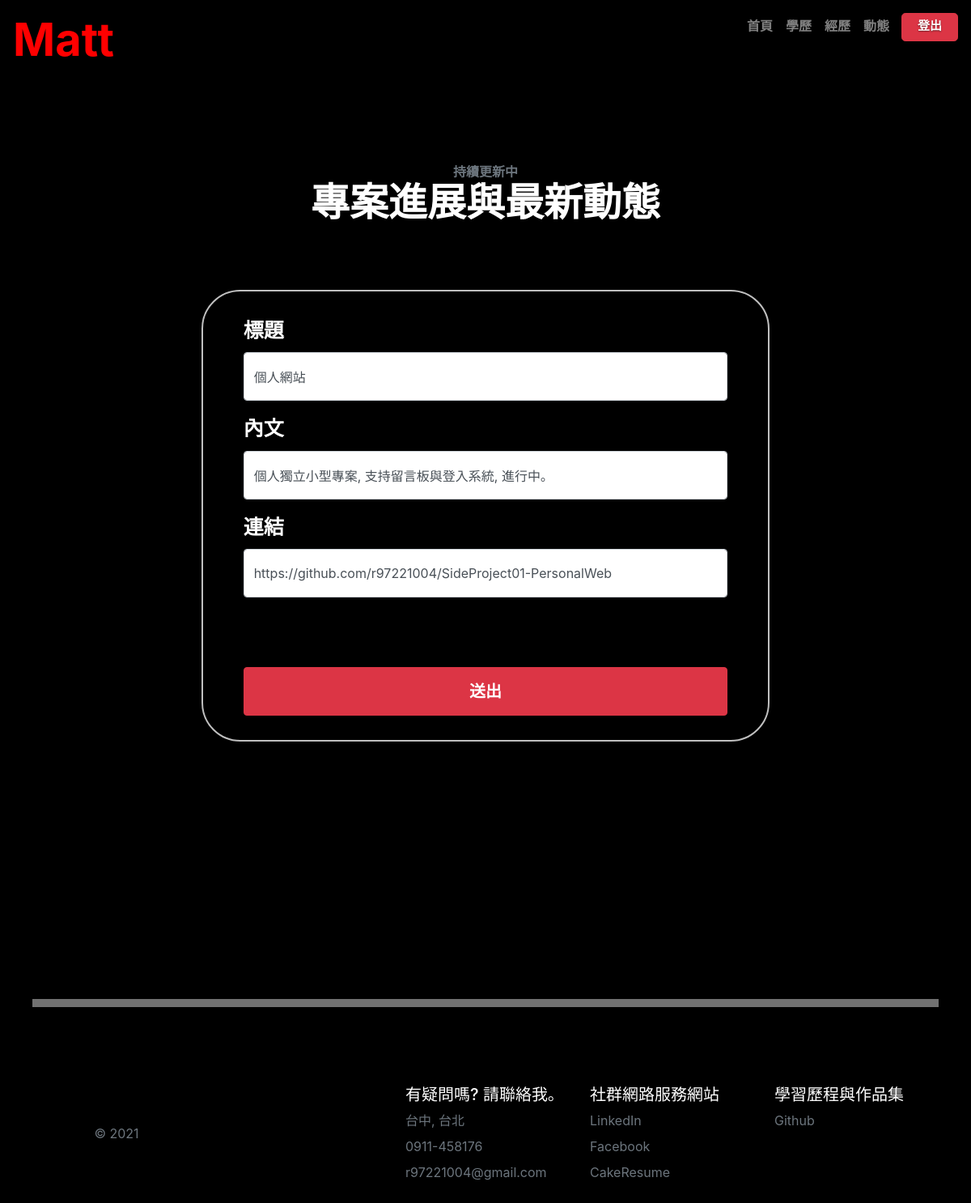
The page /story/edit/1 (signed in) on the database its author committed.
### PersonalWeb/models.py (models this page shows)
class Story(db.Model):
    id = db.Column(db.Integer, primary_key = True)
    title = db.Column(db.String(20))
    body = db.Column(db.String(200))
    site = db.Column(db.String(255), default = '/story')

### PersonalWeb/views.py (the view, shortened to what this page needs)
@app.route('/story/edit/<int:story_id>', methods = ['GET', 'POST'])
@login_required
def edit_story(story_id):
    form = PostForm()
    story = Story.query.get_or_404(story_id)
    form.title.data = story.title
    form.body.data = story.body
    form.site.data = story.site
    return render_template('edit_story.html', form = form)

### PersonalWeb/forms.py
class PostForm(FlaskForm):
    title = StringField(label = '標題', validators = [DataRequired(), Length(1, 20),], render_kw = {'placeholder': '個人社群網站'})
    body = StringField(label = '內文', validators = [DataRequired(), Length(1, 200)], render_kw = {'placeholder': '個人獨立小型專案, 支持多項功能, 進行中｡'})
    site = StringField(label = '連結', validators = [DataRequired(), Length(0, 255)], render_kw = {'placeholder': '/story'})
    submit = SubmitField(label = '送出')

### PersonalWeb/__init__.py (called while the page is built)
@login_manager.user_loader
def load_user(user_id):
    from PersonalWeb.models import User
    user = User.query.get(int(user_id))
    return user

### PersonalWeb/templates/edit_story.html (shortened to what this page needs)
{% extends 'base.html' %}
{% from 'bootstrap/form.html' import render_form %}
{% block main %}
<section class="content-section" id="portfolio">
    <div class="container px-4 px-lg-5">
        <div class="content-section-heading text-center">
            <h3 class="text-secondary mb-0 cont">持續更新中</h3>
            <h2 class="mb-5 cont">專案進展與最新動態</h2>
            <div class="row">
                <div class="col-md-2"></div>
                <div class="col-md-8 text-left mb-5 center1">
                    {{ render_form(form, button_map = {'submit':'danger'}, extra_classes = 'post') }}
                </div>
                <div class="col-md-2"></div>
            </div>
        </div>
    </div>
</section>
<center ><div class="divider1"></div></center>
{% endblock %}

### PersonalWeb/static/css/style.css (style rules this page uses)
html, body { height: 100%; background-color: black; }
body { display: -ms-flexbox; display: flex; color: #fff; text-shadow: 0 .05rem .1rem rgba(0, 0, 0, .5); box-shadow: inset 10 0 5rem rgba(0, 0, 0, .5); }
.cont { font-weight: bold; font-family: "Microsoft YaHei"; }
.divider1 { height: 10px; width: 100%; background-color:#717171; margin-top: 150px ; }
.center1 { border: 2px solid silver; padding-top: 30px; padding-bottom: 30px; padding-right: 50px; padding-left: 50px; margin-top: 30px; border-radius: 3rem; }
input[type=text] { height: 60px; }
input[type=submit] { height: 60px; width: 100%; margin-top: 70px; font-size: 20px; font-weight: bold; font-family:"Microsoft YaHei" ; }
.post label { font-size: 25px; font-weight: bold; font-family: "Microsoft YaHei"; }
.content-section { padding-top: 7.5rem; padding-bottom: 7.5rem; }
.content-section-heading h2, .content-section-heading .h2 { font-size: 3rem; }
.content-section-heading h3, .content-section-heading .h3 { font-size: 1rem; text-transform: uppercase; }
.px-lg-5 { padding-right: 3rem !important; padding-left: 3rem !important; }

### rows shown on the page
Story: title "個人網站", body "個人獨立小型專案, 支持留言板與登入系統, 進行中｡", site "https://github.com/r97221004/SideProject01-PersonalWeb"
